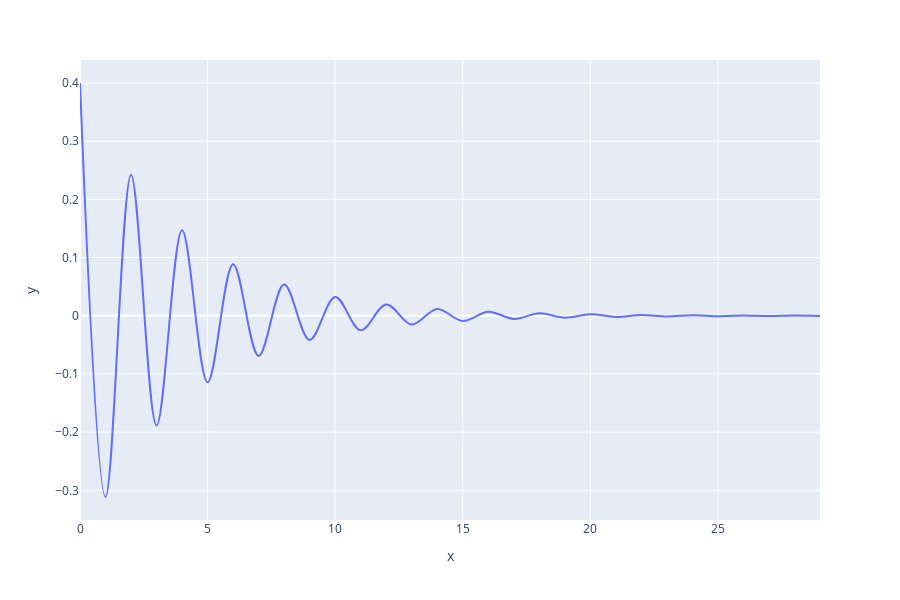

Write notebook code for a chart like this one.
### Code cell
#--------------------------------------------------------------------------*
# damped harmonic motion 
m = 20   # mass of particel. 
k = m/0.1   # force applied to particle. If we used the x factor to determine k, x here will be 1.5     or k = m*1.5
b = 10    # existing resitive force
A = 0.4    # Amplitide 
phi = math.pi  # angular velocity

tau = (2*m) / b     # time constant

w = math.sqrt( (k/m) - (b**2) / ((4*m)**2)) #frequency of oscillation
#--------------------------------------------------------------------------*
import plotly.express as px
data = Motion(w,tau)
px.line(x = [i for i in range(len(data))], y=data, line_shape="spline", render_mode="svg")#range_x=[-10,10], range_y=[-10,10], )

### Figure 1 — Plotly figure (JSON) as saved in the notebook; plotly's stock layout.template omitted (floating-point values rounded to 4 significant figures)
{"data": [{"hoverlabel": {"namelength": 0}, "hovertemplate": "x=%{x}<br>y=%{y}", "legendgroup": "", "line": {"color": "#636efa", "dash": "solid", "shape": "spline"}, "mode": "lines", "name": "", "showlegend": false, "type": "scatter", "x": [0, 1, 2, 3, 4, 5, 6, 7, 8, 9, 10, 11, 12, 13, 14, 15, 16, 17, 18, 19, 20, 21, 22, 23, 24, 25, 26, 27, 28, 29], "xaxis": "x", "y": [0.4, -0.3115, 0.2425, -0.1887, 0.1468, -0.1141, 0.08872, -0.06895, 0.05356, -0.04159, 0.03229, -0.02506, 0.01944, -0.01508, 0.01169, -0.009058, 0.007017, -0.005434, 0.004207, -0.003256, 0.002518, -0.001947, 0.001505, -0.001163, 0.0008983, -0.0006935, 0.0005352, -0.0004129, 0.0003183, -0.0002454], "yaxis": "y"}], "layout": {"height": 600, "legend": {"tracegroupgap": 0}, "margin": {"t": 60}, "xaxis": {"anchor": "y", "domain": [0, 1], "title": {"text": "x"}}, "yaxis": {"anchor": "x", "domain": [0, 1], "title": {"text": "y"}}}}
